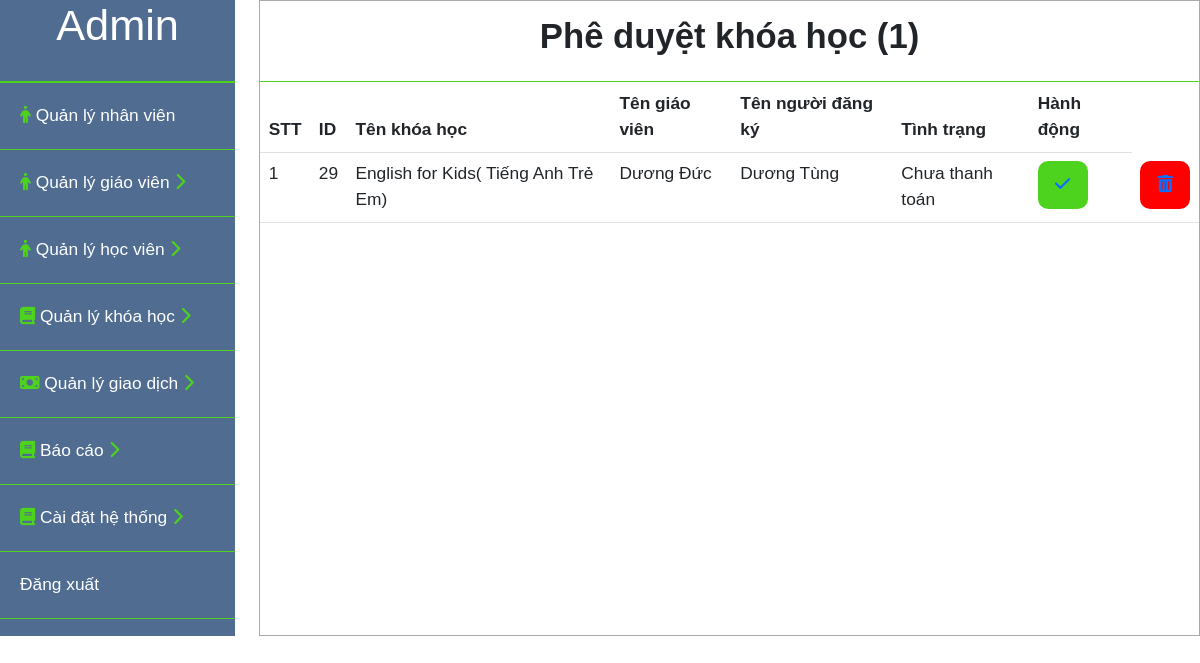
/admin/hocvien_pheduyet.php, run on the app's committed database.
### tables this page shows
CREATE TABLE `khoahochocvien` (
  `id` int(11) NOT NULL,
  `idkhoahoc` int(11) NOT NULL,
  `idhocvien` int(11) NOT NULL,
  `tinhtrang` varchar(100) NOT NULL,
  `hinhthucthanhtoan` int(11) NOT NULL,
  `thoigiandangky` date NOT NULL DEFAULT current_timestamp()
);

CREATE TABLE `theloaikhoahoc` (
  `id` int(11) NOT NULL,
  `tenkhoahoc` varchar(255) NOT NULL,
  `mota` text NOT NULL
);

CREATE TABLE `giaovien` (
  `id` int(11) NOT NULL,
  `hoten` varchar(100) NOT NULL,
  `email` varchar(100) NOT NULL,
  `sodienthoai` int(11) NOT NULL,
  `theloaigiaovien` int(11) NOT NULL,
  `quocgia` varchar(10) NOT NULL,
  `gioitinh` int(11) NOT NULL,
  `vitien` int(11) NOT NULL,
  `diachi` varchar(255) NOT NULL,
  `timezone` varchar(10) NOT NULL,
  `idcongcudayhoc` int(11) NOT NULL,
  `linkdayhoc` varchar(255) NOT NULL,
  `gioithieubanthan1` text NOT NULL,
  `gioithieubanthan2` text NOT NULL,
  `gioithieubanthan3` text NOT NULL,
  `imgprofile` varchar(255) NOT NULL,
  `taikhoan` int(11) NOT NULL,
  `video` varchar(100) NOT NULL,
  `idcard1` varchar(100) NOT NULL,
  `idcard2` varchar(100) NOT NULL,
  `chungchi1` varchar(100) NOT NULL,
  `chungchi2` varchar(100) NOT NULL,
  `congcu1` varchar(100) NOT NULL,
  `congcu2` varchar(100) NOT NULL,
  `congcu3` varchar(100) NOT NULL,
  `congcu4` varchar(100) NOT NULL
);

CREATE TABLE `taikhoan` (
  `id` int(11) NOT NULL,
  `taikhoan` varchar(255) NOT NULL,
  `matkhau` varchar(255) NOT NULL,
  `hoten` varchar(255) NOT NULL,
  `phanquyen` int(11) NOT NULL,
  `image` varchar(100) NOT NULL,
  `thoigian` datetime NOT NULL DEFAULT current_timestamp(),
  `email` varchar(100) DEFAULT NULL,
  `sodienthoai` int(11) DEFAULT NULL,
  `gioitinh` int(11) DEFAULT NULL,
  `diachi` varchar(255) DEFAULT NULL,
  `quocgia` varchar(10) DEFAULT NULL,
  `timezone` varchar(10) DEFAULT NULL,
  `ngaysinh` date DEFAULT NULL,
  `vitien` int(11) NOT NULL
);

### admin/hocvien_pheduyet.php (the view, shortened to what this page needs)
<?php
    include("../user/connect.php");
    $sql_khhv = "SELECT khoahochocvien.id,khoahocgiaovien.id as khgv,khoahochocvien.idhocvien,theloaikhoahoc.tenkhoahoc,giaovien.hoten as tengv,taikhoan.hoten as tenhv,taikhoan.id as idtk
                FROM khoahochocvien,theloaikhoahoc,giaovien,taikhoan,khoahocgiaovien
                WHERE khoahochocvien.tinhtrang='Đang phê duyệt'
                and khoahochocvien.idkhoahoc = khoahocgiaovien.id
                and khoahocgiaovien.theloaikhoahocid = theloaikhoahoc.id
                and khoahocgiaovien.giaovienid = giaovien.id
                and khoahochocvien.idhocvien = taikhoan.id";
    $stmt_khhv  = $conn->prepare($sql_khhv);
    $query_khhv  = $stmt_khhv->execute();
    $result_khhv  = array();
    while($row_khhv = $stmt_khhv->fetch(PDO::FETCH_ASSOC)){
        $result_khhv[] = $row_khhv;
    }
    $sql_sl = "SELECT count(id) as dem FROM khoahochocvien WHERE tinhtrang='Đang phê duyệt'";
    $stmt_sl = $conn->prepare($sql_sl);
    $query_sl = $stmt_sl->execute();
    $result_sl = array();
    while($row_sl = $stmt_sl->fetch(PDO::FETCH_ASSOC)){
        $result_sl[] = $row_sl;
    }
    foreach ($result_sl as $items) {
        $slusers = $items['dem'];
    }
?>
<!DOCTYPE html>
<html lang="en">
<head>
    <link rel="stylesheet" href="css/bootstrap.min.css">
    <link rel="stylesheet" href="style/admin.css">
    <link rel="stylesheet" type="text/css" href="style/danhsach.css">
</head>
<body>
    <div id="content">
        <div id="admin__sidebar">
            <div class="admin__profile">
                <h1>Admin</h1>
            </div>
            <div class="admin__list">
                <ul>
                    <li class="admin__list--nhanvien">
                        <a href="nhanvien.php"><i class="fa-solid fa-person" style="color: #4dd31d;"></i> Quản lý nhân viên</a>
                    </li>
                    <li class="admin__list--giaovien">
                        <a href="#"  onclick="myFunction('toggle1')"><i class="fa-solid fa-person" style="color: #4dd31d;"></i> Quản lý giáo viên <i class="icondrop active fa-solid fa-chevron-right" style="color: #4dd31d;"></i><i class="icondrop fa-solid fa-chevron-down" style="color: #4dd31d;"></i></a>
                    </li>
                    <li class="admin__list--hocvien">
                        <a href="#" onclick="myFunction('toggle5')"> <i class="fa-solid fa-person" style="color: #4dd31d;"></i> Quản lý học viên <i class="icondrop active fa-solid fa-chevron-right" style="color: #4dd31d;"></i><i class="icondrop fa-solid fa-chevron-down" style="color: #4dd31d;"></i></a>
                    </li>
                    <li class="admin__list--khoahoc">
                        <a href="#" onclick="myFunction('toggle6')"> <i class="fa-sharp fa-solid fa-book" style="color: #4dd31d;"></i> Quản lý khóa học <i class="icondrop active fa-solid fa-chevron-right" style="color: #4dd31d;"></i><i class="icondrop fa-solid fa-chevron-down" style="color: #4dd31d;"></i></a>
                    </li>
                    <li class="admin__list--giaodich">
                        <a href="#" onclick="myFunction('toggle2')"><i class="fa-solid fa-money-bill" style="color: #4dd31d;"></i> Quản lý giao dịch <i class="icondrop active fa-solid fa-chevron-right" style="color: #4dd31d;"></i><i class="icondrop fa-solid fa-chevron-down" style="color: #4dd31d;"></i></a>
                    </li>
                    <li class="admin__list--baocao">
                        <a href="#" onclick="myFunction('toggle3')"> <i class="fa-sharp fa-solid fa-book" style="color: #4dd31d;"></i> Báo cáo <i class="icondrop active fa-solid fa-chevron-right" style="color: #4dd31d;"></i><i class="icondrop fa-solid fa-chevron-down" style="color: #4dd31d;"></i></a>
                    </li>
                    <li class="admin__list--hethong">
                        <a href="#" onclick="myFunction('toggle4')"> <i class="fa-sharp fa-solid fa-book" style="color: #4dd31d;"></i> Cài đặt hệ thống <i class="icondrop active fa-solid fa-chevron-right" style="color: #4dd31d;"></i><i class="icondrop fa-solid fa-chevron-down" style="color: #4dd31d;"></i></a>
                    </li>
                    <li class="admin__list--dangxuat">
                        <a href="logout.php">Đăng xuất</a>
                    </li>
                </ul>
            </div>
        </div>
         <div id="main_content">
            <div class="title">
                <h2>Phê duyệt khóa học (<?php echo $slusers?>)</h2>
            </div>
            <div class="chitiet_content">
                <table class="table table-inverse">
                    <thead>
                        <tr>
                            <th>STT</th>
                            <th>ID</th>
                            <th>Tên khóa học</th>
                            <th>Tên giáo viên</th>
                            <th>Tên người đăng ký</th>
                            <th>Tình trạng</th>
                            <th>Hành động</th>
                        </tr>
                    </thead>
                    <tbody>
                        <?php $i=1; foreach($result_khhv as $items):?>
                        <tr>
                            <td><?php echo $i;?></td>
                            <td><?php echo $items['id'];?></td>
                            <td><?php echo $items['tenkhoahoc'];?></td>
                            <td><?php echo $items['tengv'];?></td>
                            <td><?php echo $items['tenhv'];?></td>
                            <td>Chưa thanh toán</td>
                            <td><a class="btn-sua" href="hocvien_pheduyet_dongy.php?id=<?php echo $items['id']?>&&idhv=<?php echo $items['idhocvien']?>&&khgv=<?php echo $items['khgv']?>&&idtk=<?php echo $items['idtk']?>"><i class="fa-solid fa-check"></i></a></td>
                            <td><a class="btn-xoa" href="hocvien_pheduyet_tuchoi.php?id=<?php echo $items['id']?>"><i class="fa-solid fa-trash-can"></i></a></td>
                        </tr>
                        <?php $i++; endforeach?>
                    </tbody>
                </table>
            </div>
         </div>
    </div>
</body>
</html>

### admin/style/admin.css (style rules this page uses)
* { font-family: Verdana, Geneva, Tahoma, sans-serif; margin: 0; padding:0; box-sizing: border-box; font-size: 13pt; }
#admin__sidebar { width: 25%; background-color: #506c91; color: #ffffff; }
#admin__sidebar .admin__profile { text-align: center; padding-bottom: 20px; border-bottom: 2px solid #4dd31d; }
#admin__sidebar .admin__list li { list-style: none;; }
#admin__sidebar .admin__list a { text-decoration: none; color: #ffffff; }
.admin__list ul { padding: 0; }
.admin__list li { padding: 20px; border-bottom: 1px solid #4dd31d; }
.icondrop { display: none; }
.icondrop.active { display: inline-block; }
.btn-sua { display: inline-block; background-color: #4dd31d; text-decoration: none; min-width:50px; height: 48px; line-height: 48px; font-size: 16px; border-radius: 10px; text-align: center; }
.btn-xoa { display: inline-block; background-color: red; text-decoration: none; min-width:50px; height: 48px; line-height: 48px; font-size: 16px; border-radius: 10px; text-align: center; }

### admin/style/danhsach.css (style rules this page uses)
#content { display: flex; }
#main_content { margin-left: 2%; width: 100%; max-width: 1150px; border: 1px solid #aaaaaa; height: auto; }
#main_content .title { border-bottom: 1px solid #4dd31d; text-align: center; padding: 15px ; }
#main_content .title h2 { font-weight: bold; }

### data on the page
khoahochocvien: id "29", theloaikhoahoc.tenkhoahoc "English for Kids( Tiếng Anh Trẻ Em)", giaovien.hoten "Dương Đức", idhocvien.hoten "Dương Tùng"

### other printed values
$slusers "1"
